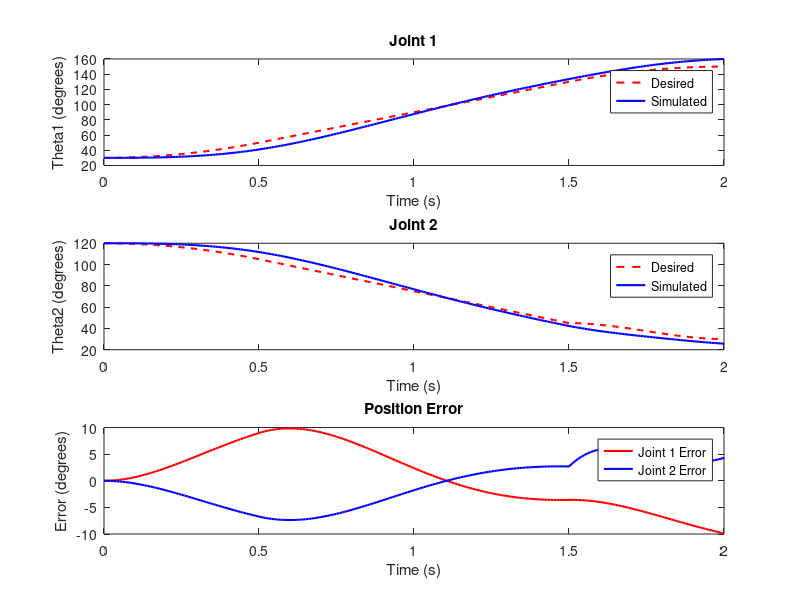

Write MATLAB code to recreate this figure.
%%%%%%%%%%%%%%%%%%%%%%%%%%%%%%%%%%%%%%%%%%%%%%%%%%%%%%%%%%%%%%%%%%%%%%%%%%%%%%%%%%%%%%%%%%%%%%%%%%%%
% Student name: CHUNG QUANG KHANH
% Student ID:   20245360
% Homework:     07
% Professor:    KANG

%%%%%%%%%%%%%%%%%%%%%%%%%%%%%%%%%%%%%%%%%%%%%%%%%%%%%%%%%%%%%%%%%%%%%%%%%%%%%%%%%%%%%%%%%%%%%%%%%%%%
clc, clearvars, close all

% Define Parameters
m1 = 5; m2 = 5;  % masses in kg
l1 = 0.5; l2 = 0.5;  % link lengths in meters
theta1_0 = 30; theta2_0 = 120; % initial joint angles (degrees)
theta1_tf = 150; theta2_tf = 30; % final joint angles (degrees)
theta1_dot_0 = 0; theta2_dot_0 = 0; % initial joint velocities (degrees/s)

% PD Controller Gains (Tune these values)
Kp1 = 15; Kd1 = 3;
Kp2 = 15; Kd2 = 3;

% Time Parameters
t0 = 0; tf = 2; % start and end time
dt = 0.01; % time step
time = t0:dt:tf;

% Define Trajectories for Joint 1 and Joint 2 (in degrees)
theta1 = @(t) (t < 0.5) .* (80*t.^2 + 30) + ...        % Parabolic path 1 (0.5s)
              (t >= 0.5 & t < 1.5) .* (80*t + 10) + ... % Linear path (1s)
              (t >= 1.5) .* (-80*t.^2 + 320*t -170);   % Parabolic path 2 (0.5s)

theta2 = @(t) (t < 0.5) .* (-60*t.^2 + 120) + ...        % Parabolic path 1 (0.5s)
              (t >= 0.5 & t < 1.5) .* (-60*t + 135) + ... % Linear path (1s)
              (t >= 1.5) .* (240*t.^3 - 1260*t.^2 + 2160*t - 1170); % Parabolic path 2 (0.5s)

% Initialize States (in degrees)
theta1_actual = theta1_0; theta2_actual = theta2_0;
theta1_dot_actual = theta1_dot_0; theta2_dot_actual = theta2_dot_0;

% Initialize Arrays for Results (in degrees)
theta1_results = zeros(length(time), 1);
theta2_results = zeros(length(time), 1);
theta1_desired = zeros(length(time), 1);
theta2_desired = zeros(length(time), 1);
theta1_error = zeros(length(time), 1);
theta2_error = zeros(length(time), 1);

% PD Control Simulation Loop
for i = 1:length(time)
    % Get the desired trajectories and velocities (in degrees)
    theta1_des = theta1(time(i)); 
    theta2_des = theta2(time(i));
    
    % Store desired angles
    theta1_desired(i) = theta1_des;
    theta2_desired(i) = theta2_des;
    
    % Compute derivatives of theta1(t) and theta2(t) for velocity
    % Joint 1
    if time(i) < 0.5
        theta1_dot_des = 160*time(i); % derivative of 80t^2 + 30
    elseif time(i) >= 0.5 && time(i) < 1.5
        theta1_dot_des = 80; % constant velocity for linear part
    else
        theta1_dot_des = -160*time(i) + 320; % derivative of -80t^2 + 320t -170
    end
    
    % Joint 2
    if time(i) < 0.5
        theta2_dot_des = -120*time(i); % derivative of -60t^2 + 120
    elseif time(i) >= 0.5 && time(i) < 1.5
        theta2_dot_des = -60; % constant velocity for linear part
    else
        theta2_dot_des = 720*time(i)^2 - 2520*time(i) + 2160; % derivative of cubic
    end
    
    % PD Control for Joint 1
    e1 = theta1_des - theta1_actual; % Position error
    e1_dot = theta1_dot_des - theta1_dot_actual; % Velocity error
    tau1 = Kp1*e1 + Kd1*e1_dot; % Control torque for Joint 1
    
    % PD Control for Joint 2
    e2 = theta2_des - theta2_actual; % Position error
    e2_dot = theta2_dot_des - theta2_dot_actual; % Velocity error
    tau2 = Kp2*e2 + Kd2*e2_dot; % Control torque for Joint 2

    % Simulate the Dynamics (simplified)
    % Here, we'd typically compute accelerations, but for simplicity we update velocities and positions directly
    theta1_dot_actual = theta1_dot_actual + tau1 * dt;
    theta2_dot_actual = theta2_dot_actual + tau2 * dt;
    
    theta1_actual = theta1_actual + theta1_dot_actual * dt;
    theta2_actual = theta2_actual + theta2_dot_actual * dt;

    % Store simulated results
    theta1_results(i) = theta1_actual;
    theta2_results(i) = theta2_actual;
    
    % Calculate errors
    theta1_error(i) = theta1_des - theta1_actual;
    theta2_error(i) = theta2_des - theta2_actual;
end

% Plot results for Joint 1 and Joint 2 along with errors
figure;

% Plot Joint 1
subplot(3,1,1);
plot(time, theta1_desired, 'r--', 'LineWidth', 1.5); % Desired trajectory (red dashed line)
hold on;
plot(time, theta1_results, 'b-', 'LineWidth', 1.5);   % Simulated trajectory (blue solid line)
title('Joint 1');
xlabel('Time (s)');
ylabel('Theta1 (degrees)');
legend('Desired', 'Simulated');

% Plot Joint 2
subplot(3,1,2);
plot(time, theta2_desired, 'r--', 'LineWidth', 1.5); % Desired trajectory (red dashed line)
hold on;
plot(time, theta2_results, 'b-', 'LineWidth', 1.5);   % Simulated trajectory (blue solid line)
title('Joint 2');
xlabel('Time (s)');
ylabel('Theta2 (degrees)');
legend('Desired', 'Simulated');

% Plot Errors for both Joints
subplot(3,1,3);
plot(time, theta1_error, 'r-', 'LineWidth', 1.5); % Error for Joint 1 (red line)
hold on;
plot(time, theta2_error, 'b-', 'LineWidth', 1.5);   % Error for Joint 2 (blue line)
title('Position Error');
xlabel('Time (s)');
ylabel('Error (degrees)');
legend('Joint 1 Error', 'Joint 2 Error');
